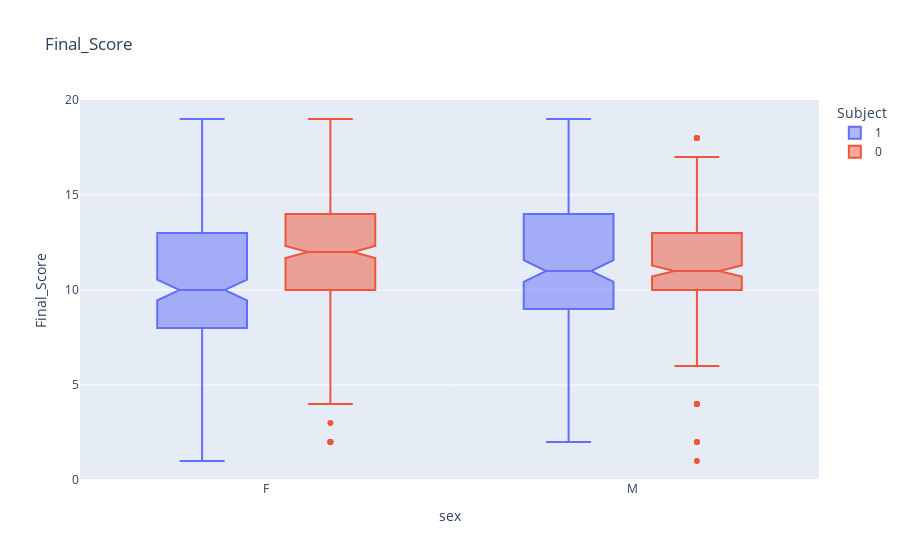

Write notebook code for a chart like this one.
### Code cell
fig = px.box(df, x="sex", y="Final_Score", color="Subject",
             notched=True, # used notched shape
             title="Final_Score",
             #hover_data=["day"] # add day column to hover data
            )
fig.show()

### Figure 1 — Plotly figure (JSON) as saved in the notebook; plotly's stock layout.template omitted (floating-point values rounded to 4 significant figures; data arrays with more than 128 entries replaced by an {"elided": "..."} marker saying what was removed)
{"data": [{"alignmentgroup": "True", "hovertemplate": "Subject=1<br>sex=%{x}<br>Final_Score=%{y}<extra></extra>", "legendgroup": "1", "marker": {"color": "#636efa"}, "name": "1", "notched": true, "offsetgroup": "1", "orientation": "v", "showlegend": true, "type": "box", "visible": true, "x": {"elided": "395 str values"}, "x0": " ", "xaxis": "x", "y": {"elided": "395 int values"}, "y0": " ", "yaxis": "y"}, {"alignmentgroup": "True", "hovertemplate": "Subject=0<br>sex=%{x}<br>Final_Score=%{y}<extra></extra>", "legendgroup": "0", "marker": {"color": "#EF553B"}, "name": "0", "notched": true, "offsetgroup": "0", "orientation": "v", "showlegend": true, "type": "box", "visible": true, "x": {"elided": "649 str values"}, "x0": " ", "xaxis": "x", "y": {"elided": "649 int values"}, "y0": " ", "yaxis": "y"}], "layout": {"autosize": true, "boxmode": "group", "legend": {"title": {"text": "Subject"}, "tracegroupgap": 0}, "title": {"text": "Final_Score"}, "xaxis": {"anchor": "y", "autorange": true, "domain": [0, 1], "range": [-0.5056, 1.506], "title": {"text": "sex"}, "type": "category"}, "yaxis": {"anchor": "x", "autorange": true, "domain": [0, 1], "range": [0, 20], "title": {"text": "Final_Score"}, "type": "linear"}}}
